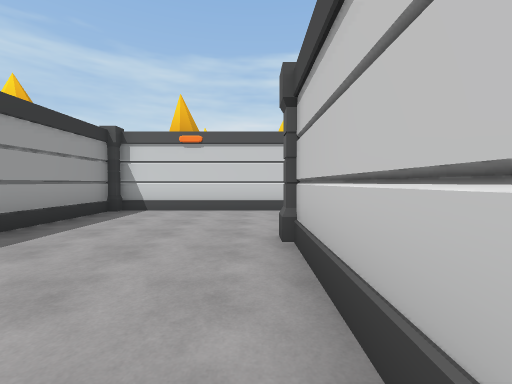
View 1 (above)

17 first-person views from a walk through a Unity game level. The camera is 1.4 m above the floor, tilts 2° down and sees 90° across. The floor is counted in squares, 2 m on a side. Each view is taken from the middle of a square. On the plan, view 1 faces up. The plan holds only what a view shows up to about 9 squares ahead; the rest is blank. The place goes on beyond the plan.

View 2
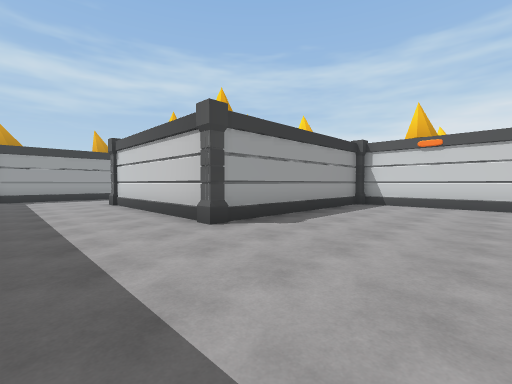

View 3
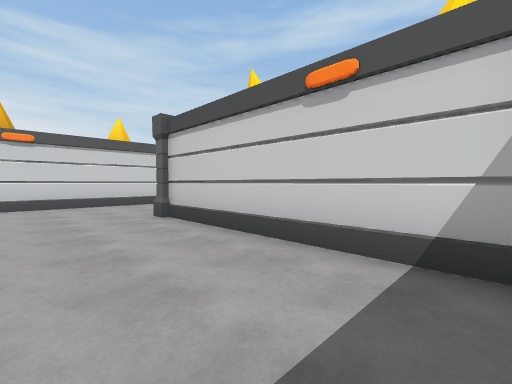

View 4
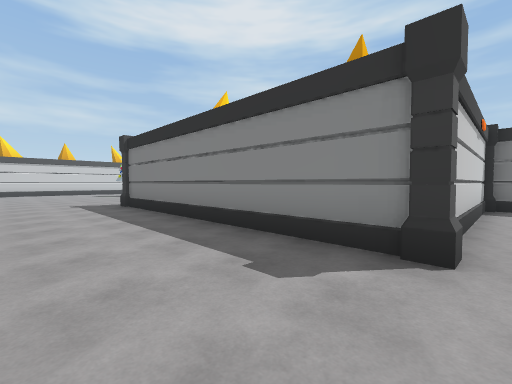

View 5
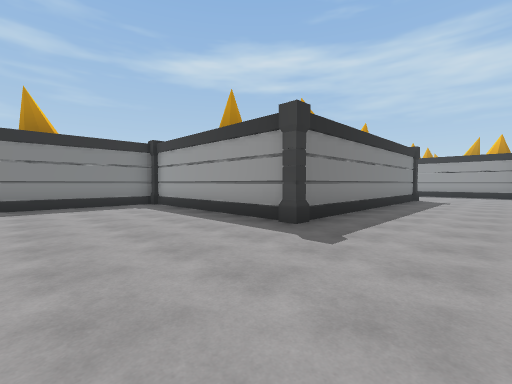

View 6
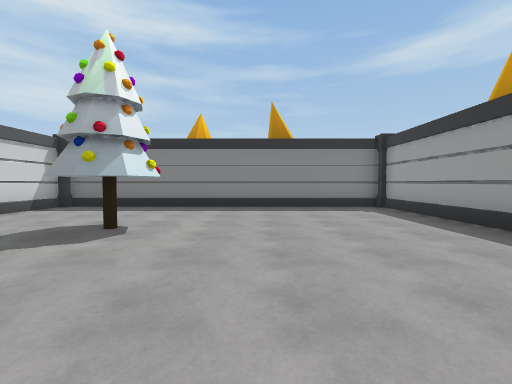

View 7
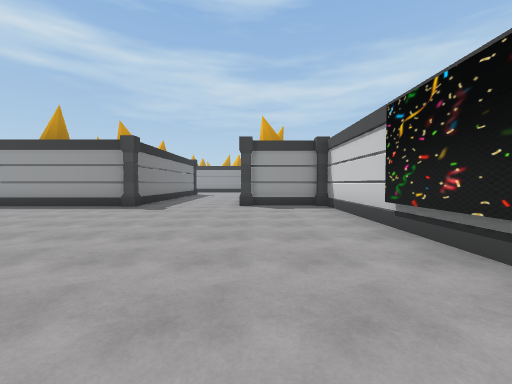

View 8
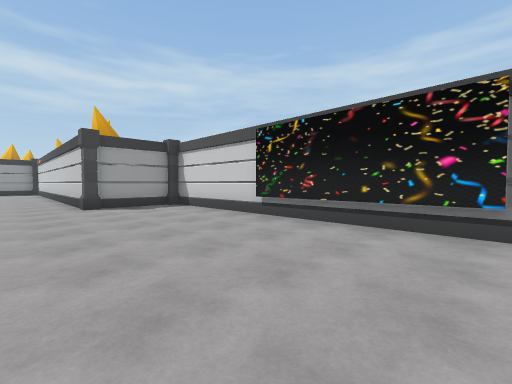

View 9
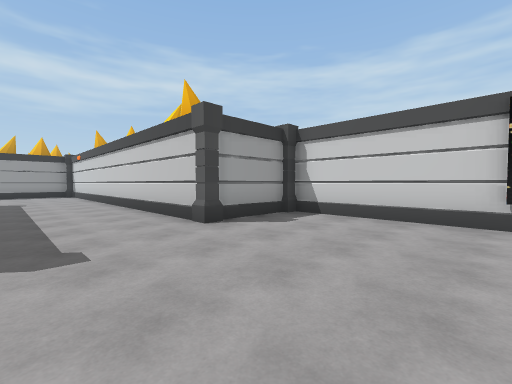

View 10
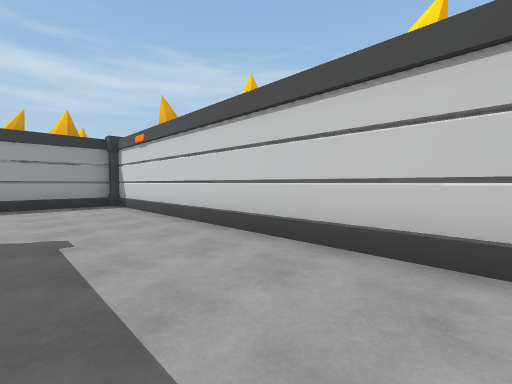

View 11
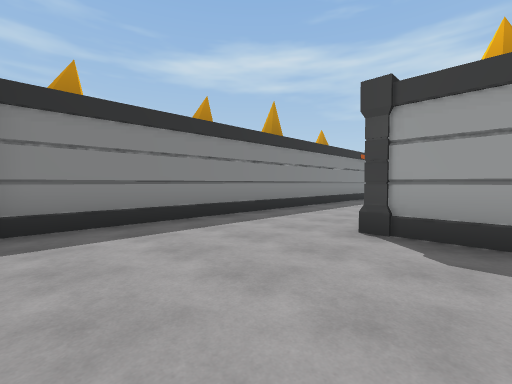

View 12
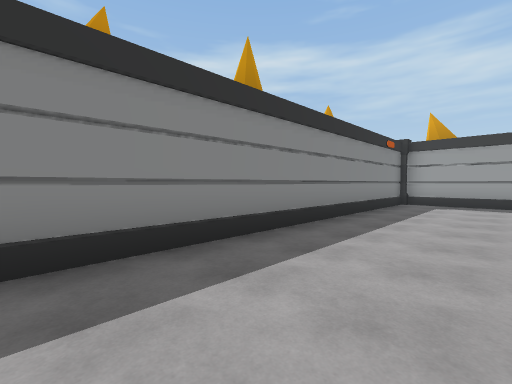

View 13
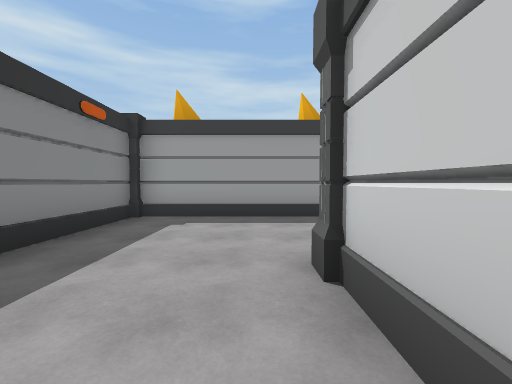

View 14
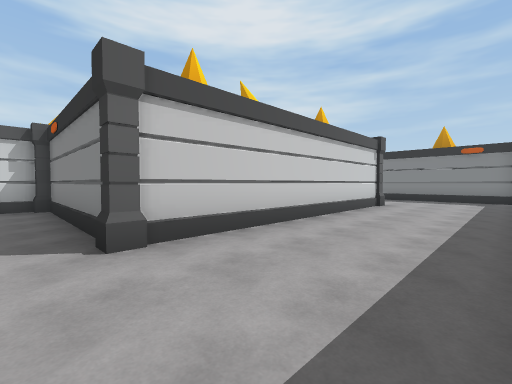

View 15
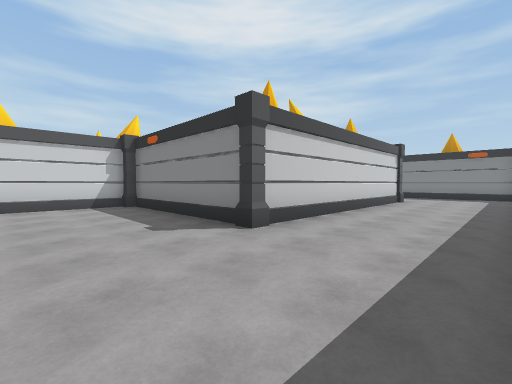

View 16
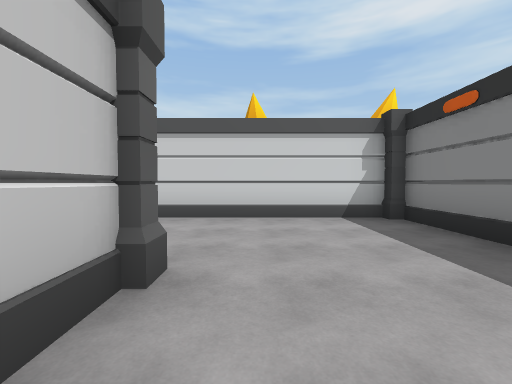

View 17
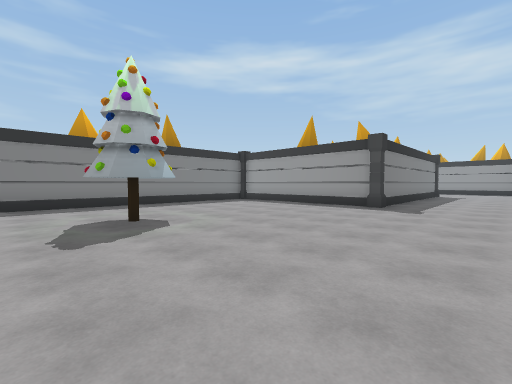

### Floor plan
Key: @ floor where view 1 was taken; # wall or solid block; . floor; O other object.
Columns run from 14 left of view 1 to 16 right of it. Each row starts with its distance up from view 1.
 13          ..#
 12       #O...#
 11   .........OO
 10   .........#
  9   .........#O         O########
  8   ...O####OOOOOOOOOOOO#........
  7   ...#OO  #####O######O........
  6   ...#OOOOO....................
  5   ...#OOOO#....................
  4   ...#OO  #....................
  3   ...#OO O#...O#######O........
  2 O ...#OOOO#....#OO OO.#........
  1 O#...O###OO....#OO  OO#.....OO.
  0  #............@#     OO........
 -1 OO.............OO     #........
 -2 OO.............#O     O........
 -3  O############O       #########
 -4    OOO OO OO OO         OOOOOO
 -5     O  O  OO OO

Positions as (right, up) in squares from view 1, and headings:
1: (0, 0), facing up
2: (0, -2), facing up-left
3: (-2, -2), facing up-right
4: (0, 6), facing down-right
5: (12, 6), facing down-left
6: (12, 5), facing down
7: (16, 7), facing left
8: (16, 5), facing up-left
9: (12, 4), facing up-left
10: (5, 4), facing up-left
11: (0, 2), facing down-left
12: (-3, 0), facing down-left
13: (-7, 0), facing left
14: (-12, 9), facing down-right
15: (-12, 11), facing down-right
16: (-9, 11), facing right
17: (16, 6), facing down-left
